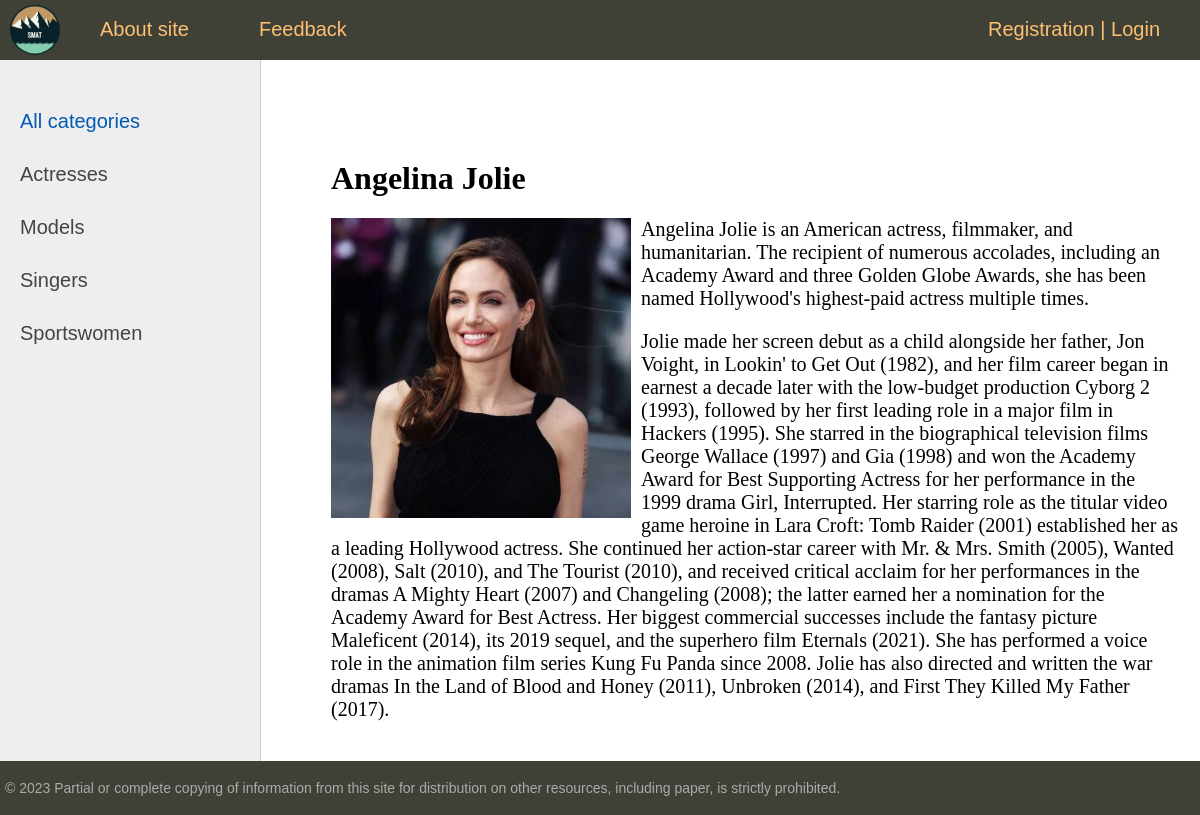
Screenshot of /post/agelina-jolie/ with the database file from the repository.
### women/models.py (models this page shows, shortened)
class Category (models.Model):
    name = models.CharField(max_length=100, db_index=True, verbose_name="Category")
    slug = models.SlugField(max_length=255, unique=True, db_index=True, verbose_name="URL")
    def get_absolute_url(self):
        return reverse('category', kwargs={'cat_slug': self.slug})
    class Meta:
        verbose_name = 'Famous women'
        ordering = ['id']

class Women(models.Model):
    title = models.CharField(max_length=255, verbose_name="Title")
    slug = models.SlugField(max_length=255, unique=True, db_index=True, verbose_name="URL")
    content = models.TextField(blank=True, verbose_name="Article text")
    photo = models.ImageField(upload_to="photos/%Y/%m/%d/", verbose_name="Photo")
    time_create = models.DateTimeField(auto_now_add=True, verbose_name="Created")
    time_update = models.DateTimeField(auto_now=True, verbose_name="Changed")
    is_published = models.BooleanField(default=True, verbose_name="Publication")
    cat = models.ForeignKey('Category', on_delete=models.PROTECT, verbose_name="Categories")
    def __str__(self):
        return self.title
    class Meta:
        verbose_name = 'Famous women'
        verbose_name_plural = 'Famous women'
        ordering = ['id']

### women/views.py (the view)
# urls.py: path('post/<slug:post_slug>/', ShowPost.as_view(), name='post'),
class ShowPost(DataMixin, DetailView):
    model = Women
    template_name = 'women/post.html'
    slug_url_kwarg = 'post_slug'
    context_object_name = 'post'
    def get_context_data(self, *, object_list=None, **kwargs):
        context = super().get_context_data(**kwargs)
        c_def = self.get_user_context(title=context['post'])
        return dict(list(context.items()) + list(c_def.items()))

### women/utils.py (called while the page is built)
    def get_user_context(self, **kwargs):
        context = kwargs
        cats = cache.get('cats')
        if not cats:
            cats = Category.objects.annotate(Count('women'))
            cache.set('cats', cats, 60)
        user_menu = menu.copy()
        if not self.request.user.is_authenticated:
            user_menu.pop(1)
        context['menu'] = user_menu
        context['cats'] = cats
        if 'cat_selected' not in context:
            context['cat_selected'] = 0
        return context

### women/templates/women/post.html
{% extends 'women/base.html' %}
{% block content %}
<h1>{{post.title}}</h1>
{% if post.photo %}
<p><img class="img-article-left" src="{{post.photo.url}}"></p>
{% endif %}
{{post.content|linebreaks}}
{% endblock %}

### women/templates/women/base.html (shortened to what this page needs)
{% load static %}
{% load women_tags%}
<!DOCTYPE html>
<html>
<head>
	<link type="text/css" href="{% static 'women/css/styles.css' %}" rel="stylesheet" />
</head>
<body>
<table class="table-page" border=0 cellpadding="0" cellspacing="0">
<tr><td valign=top>
{% block mainmenu %}
		<div class="header">
			<ul id="mainmenu" class="mainmenu">
			<li class="logo"><a href="{% url 'home' %}"><div class="logo"></div></a></li>
{% for m in menu %}
			<li><a href="{% url m.url_name %}">{{m.title}}</a></li>
{% endfor %}
				{% if request.user.is_authenticated %}
				<li class="last"> {{user.username}} | <a href="{% url 'logout' %}">Logout</a> </li>
				{% else %}
				<li class="last"><a href="{% url 'register' %} ">Registration</a> | <a href="{% url 'login' %}">Login</a></li>
				{% endif %}
			</ul>
		</div>
{% endblock mainmenu %}
<table class="table-content" border=0 cellpadding="0" cellspacing="0">
<tr>
	<td valign="top" class="left-chapters">
	<ul id="leftchapters">
{% if cat_selected == 0 %}
		<li class="selected">All categories</li>
{% else %}
		<li><a href="{% url 'home' %}">All categories</a></li>
{% endif %}
{% for c in cats %}
{% if c.women__count > 0 %}
	{% if c.pk == cat_selected %}
		<li class="selected">{{c.name}}</li>
	{% else %}
		<li><a href="{{c.get_absolute_url }}">{{c.name}}</a></li>
	{% endif %}
{% endif %}
{% endfor %}
	</ul>
</td>
<td valign="top" class="content">
	<div class="content-text">
{% block content %}
{% endblock %}
	</div>
</td></tr></table>
</td></tr>
<tr><td valign=top>
	<div id="footer">
		<p>&copy; 2023 Partial or complete copying of information from this site for distribution on other resources, including paper, is strictly prohibited.</p>
	</div>
</td></tr></table>
</body>
</html>

### women/static/women/css/styles.css (style rules this page uses)
html, body { font-family: 'Arial'; margin: 0; padding: 0; height: 100%; width: 100%; color: #444; }
a { color: #0059b2; text-decoration: none; }
img { max-width: 600px; height: auto; }
img.img-article-left { max-width: 300px; height: auto; float: left; padding: 0 10px 10px 0; }
.table-page { width: 100%; height: 100%; vertical-align: top; }
.table-page tr { height: 100%; }
.header { background: #3F4137; height: 60px; }
.logo { background: url('../images/logo.png') no-repeat 10px 5px; width: 70px; height: 60px; }
ul.mainmenu { list-style: none; margin: 0; padding: 0; height: 60px; color: #fdc073; font-size: 20px; overflow: hidden; }
ul.mainmenu li { float: left; margin: 18px 40px 0 30px; }
ul.mainmenu li.logo { margin: 0; }
ul.mainmenu li.last { float: right; }
ul.mainmenu li a { color: #fdc073; text-decoration: none; }
.table-content { width: 100%; min-height: 100%; height: 100%; }
.left-chapters { margin: 0; background: #eee; border-right: 1px solid #ccc; min-height: 100%; }
.left-chapters ul { width: 230px; min-height: 100%; margin: 0; padding: 20px 10px 10px 20px; list-style: none; font-size: 20px; }
.left-chapters ul li { margin: 30px 0 0 0; color: #999; }
.left-chapters ul li.selected { color: #0059b2; }
.left-chapters ul li a { color: #444; text-decoration: none; }
.content { padding: 40px 20px 20px 40px; width: 100%; box-sizing: border-box; }
.content-text { margin: 60px 0 0 30px; color: #000; font-size: 20px; font-family: Yandex Sans Display Light; }
.content-text h1 { font-size: 32px; }
#footer { box-sizing: border-box; background: #3F4137; padding: 5px; color: #aaa; font-size: 14px; font-family: Verdana, Geneva, Arial, Helvetica; text-align: left; overflow: hidden; }

### rows the page displays
Category: name "Actresses"
Category: name "Models"
Category: name "Singers"
Category: name "Sportswomen"
Women: title "Angelina Jolie", photo (picture), content "Angelina Jolie is an American actress, filmmaker, and humanitarian. The recipient of numerous accolades, including an Academy Award and three Golden Globe Awards, she has been named Hollywood's highest-paid actress multiple times. Jolie made her screen debut as a child alongside her father, Jon Voight, in Lookin' to Get Out (1982), and her film career began in earnest a decade later with the low-budget production Cyborg 2 (1993), followed by her first leading role in a major film in Hackers (1995). She starred in the biographical television films George Wallace (1997) and Gia (1998) and won the Academy Award for Best Supporting Actress for her performance in the 1999 drama Girl,…"

### other values shown
{{ m.title }} "About site" "Feedback"
